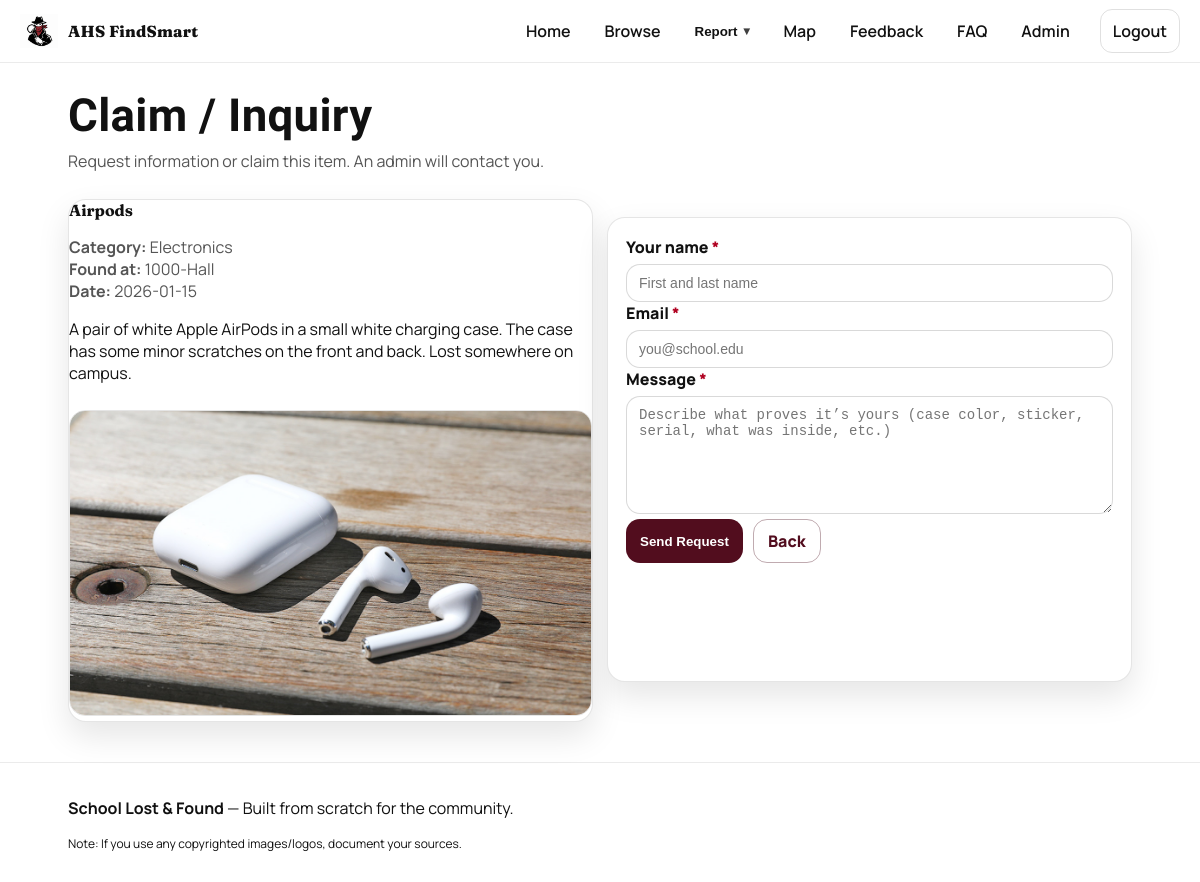
The app's page /claim/9 with its own data.
### tables this page shows
CREATE TABLE found_items (
  id INTEGER PRIMARY KEY AUTOINCREMENT,
  title TEXT NOT NULL,
  category TEXT NOT NULL,
  location_found TEXT NOT NULL,
  date_found TEXT NOT NULL,
  description TEXT NOT NULL,
  photo_filename TEXT,
  status TEXT NOT NULL DEFAULT 'pending',  -- pending | approved | claimed
  created_at TEXT NOT NULL
, location_id TEXT);

### app.py (the view, shortened to what this page needs)
    @app.route("/claim/<int:item_id>", methods=["GET", "POST"])
    def claim_item(item_id: int):
        conn = get_conn()
        try:
            item = conn.execute("SELECT * FROM found_items WHERE id=?", (item_id,)).fetchone()
        finally:
            conn.close()
        if not item:
            flash("Item not found.", "error")
            return redirect(url_for("browse"))
        return render_template("claim_lost.html", item=item)

### db.py (called while the page is built)
def get_conn() -> sqlite3.Connection:
    conn = sqlite3.connect(DB_PATH)
    conn.row_factory = sqlite3.Row
    return conn

### templates/claim_lost.html
{% extends "base.html" %}
{% block content %}
<section class="page-head friendly-head">
  <div class="container">
    <h1>Claim / Inquiry</h1>
    <p class="muted">Request information or claim this item. An admin will contact you.</p>
  </div>
</section>
<section class="container">
  <div class="split">
    <div class="card">
      <h2 class="card-title">{{ item.title }}</h2>
      <p class="muted">
        <strong>Category:</strong> {{ item.category }}<br/>
        <strong>Found at:</strong> {{ item.location_found }}<br/>
        <strong>Date:</strong> {{ item.date_found }}
      </p>
      <p>{{ item.description }}</p>
      {% if item.photo_filename %}
        <img class="detail-img" src="{{ url_for('uploaded_file', filename=item.photo_filename) }}"
             alt="Photo of {{ item.title }}">
      {% endif %}
    </div>
    <form class="form-card" method="POST" aria-label="Claim form">
      <div class="field">
        <label for="student_name">Your name <span class="req">*</span></label>
        <input id="student_name" name="student_name" required placeholder="First and last name" />
      </div>
      <div class="field">
        <label for="email">Email <span class="req">*</span></label>
        <input id="email" name="email" type="email" required placeholder="you@school.edu" />
      </div>
      <div class="field">
        <label for="message">Message <span class="req">*</span></label>
        <textarea id="message" name="message" required rows="6"
          placeholder="Describe what proves it’s yours (case color, sticker, serial, what was inside, etc.)"></textarea>
      </div>
      <div class="field actions">
        <button class="btn" type="submit">Send Request</button>
        <a class="btn btn-outline" href="{{ url_for('browse') }}">Back</a>
      </div>
    </form>
  </div>
</section>
{% endblock %}

### static/css/styles.css (style rules this page uses)
:root { --bg-maroon: #520d1e; --maroon-2: #6b1830; --white: #ffffffa2; --text: #111; --muted: #555; --border: rgba(255,255,255,0.75); --card: #ffffff; --shadow: 0 10px 30px rgba(0,0,0,0.12); --radius: 18px; }
* { box-sizing:border-box; }
html, body { margin:0; padding:0; font-family: "Manrope", "Segoe UI", Arial, sans-serif; color: var(--text); background:#fff; }
h1, h2, h3, .section-title, .brand-title { font-family: "Fraunces", "Manrope", Georgia, serif; }
.container { max-width: 1100px; margin: 0 auto; padding: 0 18px; }
.muted { color: var(--muted); }
.chart-card, .logo-card, .quickstats, .card, .form-card { background: var(--card); border: 1px solid rgba(0,0,0,0.10); border-radius: var(--radius); box-shadow: 0 14px 32px rgba(0,0,0,0.10); padding: 18px; }
.page-head { padding: 26px 0 8px; border-bottom: 1px solid rgba(255, 255, 255, 0.08); background: #fff; }
.page-head h1 { margin:0; }
.page-head p { margin: 8px 0 0; }
.btn { display:inline-block; padding: 10px 14px; border-radius: 14px; border: none; background: var(--bg-maroon); color: #fff; text-decoration:none; font-weight: 800; cursor:pointer; }
.btn-outline { background: transparent; color: var(--bg-maroon); border: 1px solid rgba(75,15,31,0.35); }
.field label { display:block; font-weight: 800; margin-bottom: 6px; }
.field input, .field select, .field textarea { width:100%; padding: 10px 12px; border-radius: 14px; border: 1px solid rgba(0,0,0,0.15); font-size: 14px; }
.field textarea { resize: vertical; }
.req { color: #b00020; font-weight: 900; }
.field.actions { display:flex; gap: 10px; }
.card { overflow:hidden; padding:0; }
.card-title { margin:0; font-size: 16px; }
.form-card { margin: 18px 0 40px; }
.split { display:grid; grid-template-columns: 1fr 1fr; gap: 14px; margin: 18px 0 40px; }
.detail-img { width:100%; border-radius: 16px; margin-top: 10px; border: 1px solid rgba(0,0,0,0.10); }
.friendly-head h1 { font-family: "Baloo 2", "Fraunces", "Manrope", Georgia, serif; font-size: clamp(30px, 3.8vw, 48px); letter-spacing: 0.3px; }

### records on screen
found_items: title "Airpods", category "Electronics", location_found "1000-Hall", date_found "2026-01-15", description "A pair of white Apple AirPods in a small white charging case. The case has some minor scratches on the front and back. Lost somewhere on campus.", photo_filename (picture)
